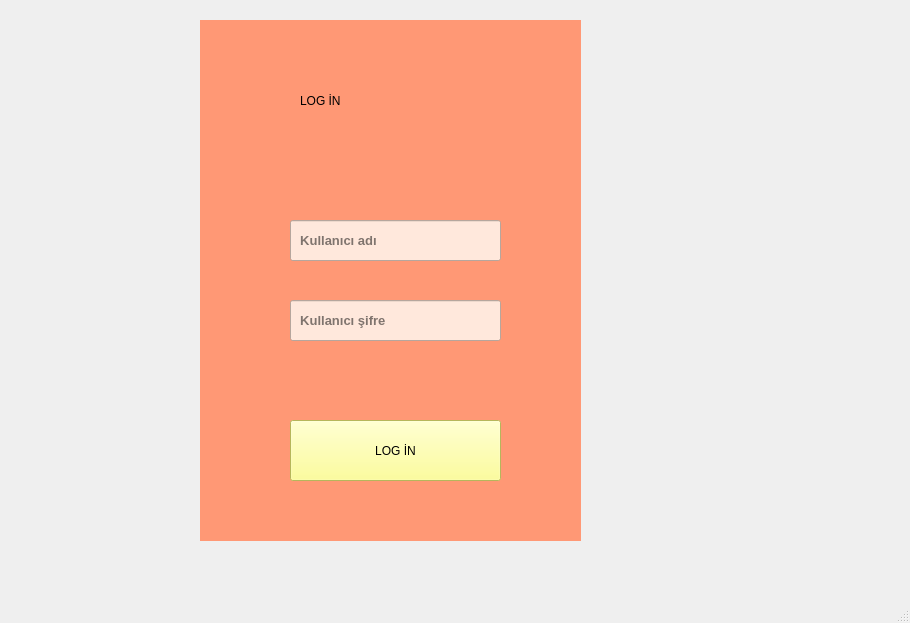
<?xml version="1.0" encoding="UTF-8"?>
<ui version="4.0">
 <class>MainWindow</class>
 <widget class="QMainWindow" name="MainWindow">
  <property name="geometry">
   <rect>
    <x>0</x>
    <y>0</y>
    <width>910</width>
    <height>623</height>
   </rect>
  </property>
  <property name="windowTitle">
   <string>MainWindow</string>
  </property>
  <widget class="QWidget" name="centralwidget">
   <widget class="QWidget" name="widget" native="true">
    <property name="geometry">
     <rect>
      <x>180</x>
      <y>10</y>
      <width>431</width>
      <height>541</height>
     </rect>
    </property>
    <widget class="QLabel" name="label">
     <property name="geometry">
      <rect>
       <x>20</x>
       <y>10</y>
       <width>381</width>
       <height>521</height>
      </rect>
     </property>
     <property name="styleSheet">
      <string notr="true">background-color: rgb(255, 152, 117);</string>
     </property>
     <property name="text">
      <string/>
     </property>
    </widget>
    <widget class="QLineEdit" name="Lneusername">
     <property name="geometry">
      <rect>
       <x>110</x>
       <y>210</y>
       <width>211</width>
       <height>41</height>
      </rect>
     </property>
     <property name="font">
      <font>
       <pointsize>10</pointsize>
       <weight>75</weight>
       <bold>true</bold>
      </font>
     </property>
     <property name="toolTip">
      <string/>
     </property>
     <property name="styleSheet">
      <string notr="true">background-color: rgb(255, 232, 220);</string>
     </property>
     <property name="text">
      <string/>
     </property>
     <property name="placeholderText">
      <string>  Kullanıcı adı</string>
     </property>
    </widget>
    <widget class="QLabel" name="label_2">
     <property name="geometry">
      <rect>
       <x>120</x>
       <y>50</y>
       <width>181</width>
       <height>81</height>
      </rect>
     </property>
     <property name="styleSheet">
      <string notr="true">font: 24pt &quot;Ravie&quot;;
background-color: rgb(255, 152, 117);
</string>
     </property>
     <property name="text">
      <string>LOG İN</string>
     </property>
    </widget>
    <widget class="QPushButton" name="btnlogin">
     <property name="geometry">
      <rect>
       <x>110</x>
       <y>410</y>
       <width>211</width>
       <height>61</height>
      </rect>
     </property>
     <property name="styleSheet">
      <string notr="true">font: 16pt &quot;Ravie&quot;;
background-color: rgb(255, 255, 127);</string>
     </property>
     <property name="text">
      <string>LOG İN</string>
     </property>
    </widget>
    <widget class="QLineEdit" name="Lnepassword">
     <property name="geometry">
      <rect>
       <x>110</x>
       <y>290</y>
       <width>211</width>
       <height>41</height>
      </rect>
     </property>
     <property name="font">
      <font>
       <pointsize>10</pointsize>
       <weight>75</weight>
       <bold>true</bold>
      </font>
     </property>
     <property name="toolTip">
      <string/>
     </property>
     <property name="styleSheet">
      <string notr="true">background-color: rgb(255, 232, 220);</string>
     </property>
     <property name="placeholderText">
      <string>  Kullanıcı şifre</string>
     </property>
    </widget>
   </widget>
  </widget>
  <widget class="QMenuBar" name="menubar">
   <property name="geometry">
    <rect>
     <x>0</x>
     <y>0</y>
     <width>910</width>
     <height>26</height>
    </rect>
   </property>
  </widget>
  <widget class="QStatusBar" name="statusbar"/>
 </widget>
 <resources/>
 <connections/>
</ui>
